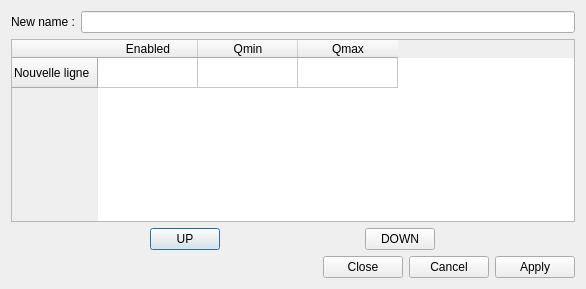
<?xml version="1.0" encoding="UTF-8"?>
<ui version="4.0">
 <class>concatenateDialog</class>
 <widget class="QDialog" name="concatenateDialog">
  <property name="geometry">
   <rect>
    <x>0</x>
    <y>0</y>
    <width>586</width>
    <height>289</height>
   </rect>
  </property>
  <property name="windowTitle">
   <string>Concatenate datas</string>
  </property>
  <layout class="QVBoxLayout" name="verticalLayout">
   <item>
    <layout class="QFormLayout" name="formLayout">
     <property name="labelAlignment">
      <set>Qt::AlignRight|Qt::AlignTrailing|Qt::AlignVCenter</set>
     </property>
     <item row="0" column="0">
      <widget class="QLabel" name="label">
       <property name="text">
        <string>New name :</string>
       </property>
      </widget>
     </item>
     <item row="0" column="1">
      <widget class="QLineEdit" name="lineEditNewName"/>
     </item>
    </layout>
   </item>
   <item>
    <widget class="QTableWidget" name="tableWidget">
     <property name="sortingEnabled">
      <bool>false</bool>
     </property>
     <row>
      <property name="text">
       <string>Nouvelle ligne</string>
      </property>
     </row>
     <column>
      <property name="text">
       <string>Enabled</string>
      </property>
     </column>
     <column>
      <property name="text">
       <string>Qmin</string>
      </property>
     </column>
     <column>
      <property name="text">
       <string>Qmax</string>
      </property>
     </column>
    </widget>
   </item>
   <item>
    <layout class="QGridLayout" name="gridLayout_2">
     <item row="0" column="0">
      <widget class="QPushButton" name="pushButtonUP">
       <property name="enabled">
        <bool>true</bool>
       </property>
       <property name="maximumSize">
        <size>
         <width>70</width>
         <height>16777215</height>
        </size>
       </property>
       <property name="text">
        <string>UP</string>
       </property>
      </widget>
     </item>
     <item row="0" column="1">
      <widget class="QPushButton" name="pushButtonDOWN">
       <property name="enabled">
        <bool>true</bool>
       </property>
       <property name="maximumSize">
        <size>
         <width>70</width>
         <height>16777215</height>
        </size>
       </property>
       <property name="text">
        <string>DOWN</string>
       </property>
      </widget>
     </item>
    </layout>
   </item>
   <item>
    <widget class="QDialogButtonBox" name="buttonBox">
     <property name="orientation">
      <enum>Qt::Horizontal</enum>
     </property>
     <property name="standardButtons">
      <set>QDialogButtonBox::Apply|QDialogButtonBox::Cancel|QDialogButtonBox::Close</set>
     </property>
    </widget>
   </item>
  </layout>
 </widget>
 <resources/>
 <connections>
  <connection>
   <sender>buttonBox</sender>
   <signal>accepted()</signal>
   <receiver>concatenateDialog</receiver>
   <slot>accept()</slot>
   <hints>
    <hint type="sourcelabel">
     <x>248</x>
     <y>254</y>
    </hint>
    <hint type="destinationlabel">
     <x>157</x>
     <y>274</y>
    </hint>
   </hints>
  </connection>
  <connection>
   <sender>buttonBox</sender>
   <signal>rejected()</signal>
   <receiver>concatenateDialog</receiver>
   <slot>reject()</slot>
   <hints>
    <hint type="sourcelabel">
     <x>316</x>
     <y>260</y>
    </hint>
    <hint type="destinationlabel">
     <x>286</x>
     <y>274</y>
    </hint>
   </hints>
  </connection>
 </connections>
</ui>
